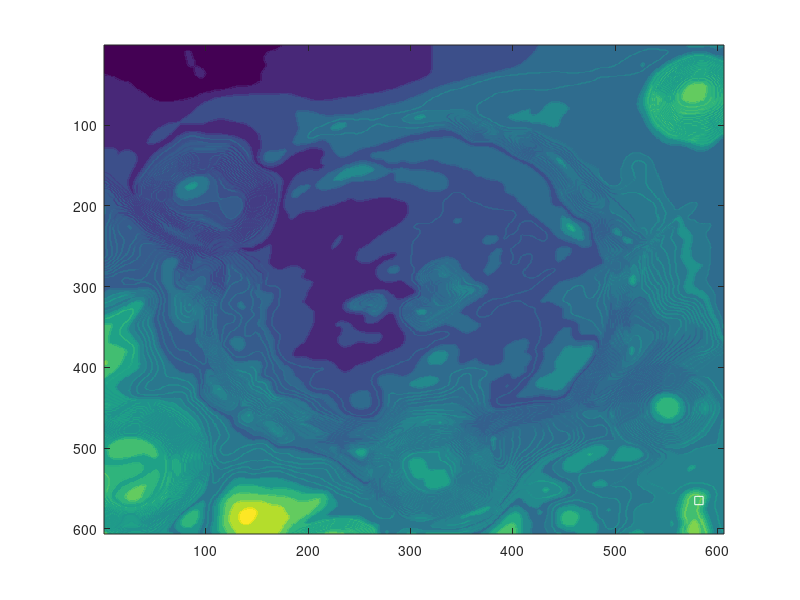
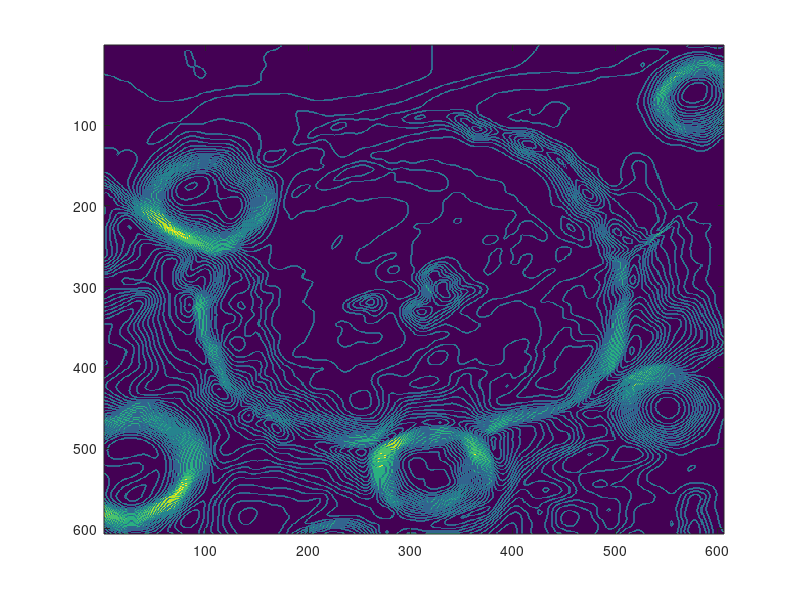

Write the MATLAB code that produced these figures, in order.

load('map_src2.mat');
%hist(slope(:));
fileID = fopen('cost2goal.txt','r');
formatspec = '%d';
sizeA = [606,606];
A = fscanf(fileID,formatspec,sizeA);
figure();
imagesc(A);
hold on;
[i,j] = ind2sub([606,606],352651);
plot(j,i,'ws');
start = [200,300];
goal = [j,i];
current = start;
path = [];

            


% x = 1:1:606;
% y = x';
% [px,py] = gradient(A);
% q = quiver(x,y,px,py);
% q.Color = 'white';

figure();
imagesc(slope);






